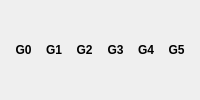
                     <widget class="QWidget" name="widget_19" native="true">
                      <layout class="QHBoxLayout" name="horizontalLayout_31">
                       <item>
                        <widget class="SwitchableLabel" name="g0_today_lbl">
                         <property name="font">
                          <font>
                           <weight>75</weight>
                           <bold>true</bold>
                          </font>
                         </property>
                         <property name="text">
                          <string>G0</string>
                         </property>
                         <property name="alignment">
                          <set>Qt::AlignCenter</set>
                         </property>
                        </widget>
                       </item>
                       <item>
                        <widget class="SwitchableLabel" name="g1_today_lbl">
                         <property name="font">
                          <font>
                           <weight>75</weight>
                           <bold>true</bold>
                          </font>
                         </property>
                         <property name="text">
                          <string>G1</string>
                         </property>
                         <property name="alignment">
                          <set>Qt::AlignCenter</set>
                         </property>
                        </widget>
                       </item>
                       <item>
                        <widget class="SwitchableLabel" name="g2_today_lbl">
                         <property name="font">
                          <font>
                           <weight>75</weight>
                           <bold>true</bold>
                          </font>
                         </property>
                         <property name="text">
                          <string>G2</string>
                         </property>
                         <property name="alignment">
                          <set>Qt::AlignCenter</set>
                         </property>
                        </widget>
                       </item>
                       <item>
                        <widget class="SwitchableLabel" name="g3_today_lbl">
                         <property name="font">
                          <font>
                           <weight>75</weight>
                           <bold>true</bold>
                          </font>
                         </property>
                         <property name="text">
                          <string>G3</string>
                         </property>
                         <property name="alignment">
                          <set>Qt::AlignCenter</set>
                         </property>
                        </widget>
                       </item>
                       <item>
                        <widget class="SwitchableLabel" name="g4_today_lbl">
                         <property name="font">
                          <font>
                           <weight>75</weight>
                           <bold>true</bold>
                          </font>
                         </property>
                         <property name="text">
                          <string>G4</string>
                         </property>
                         <property name="alignment">
                          <set>Qt::AlignCenter</set>
                         </property>
                        </widget>
                       </item>
                       <item>
                        <widget class="SwitchableLabel" name="g5_today_lbl">
                         <property name="font">
                          <font>
                           <weight>75</weight>
                           <bold>true</bold>
                          </font>
                         </property>
                         <property name="text">
                          <string>G5</string>
                         </property>
                         <property name="alignment">
                          <set>Qt::AlignCenter</set>
                         </property>
                        </widget>
                       </item>
                      </layout>
                     </widget>
